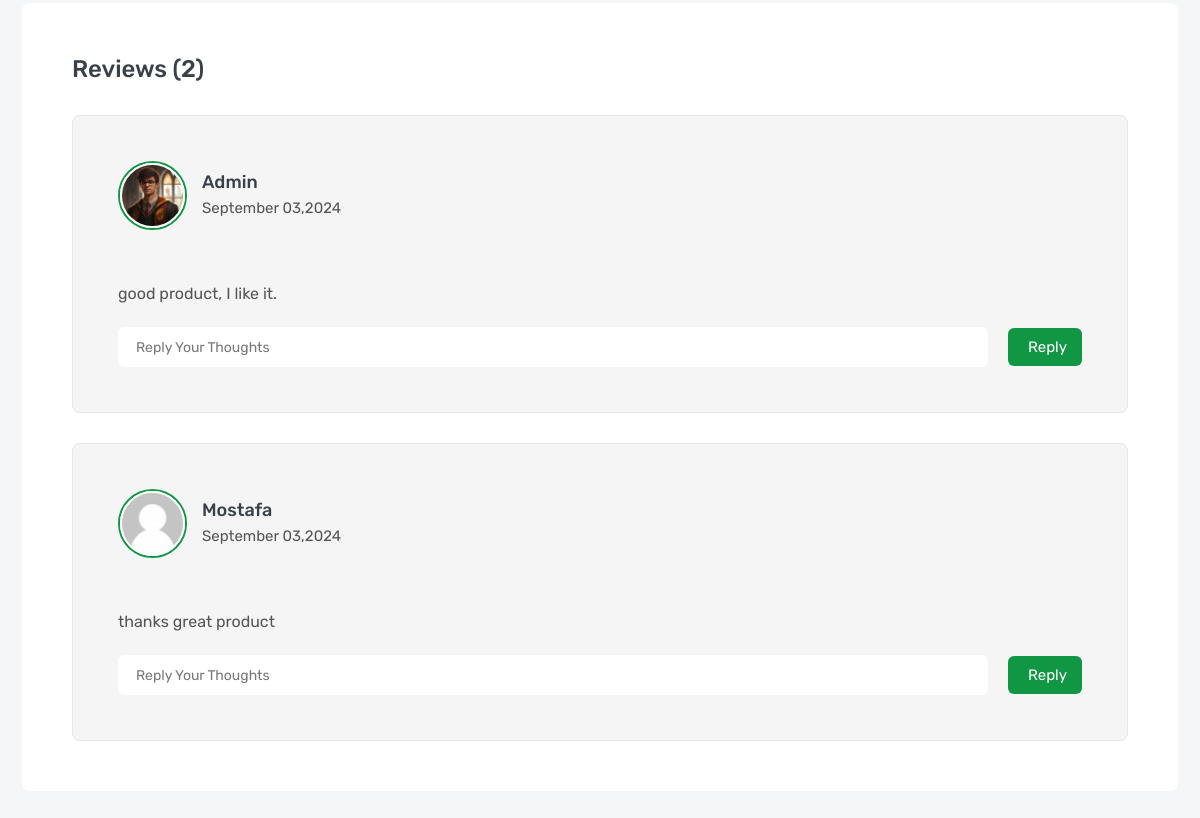
The app's page /products/fresh-carrot (middle part), older data.
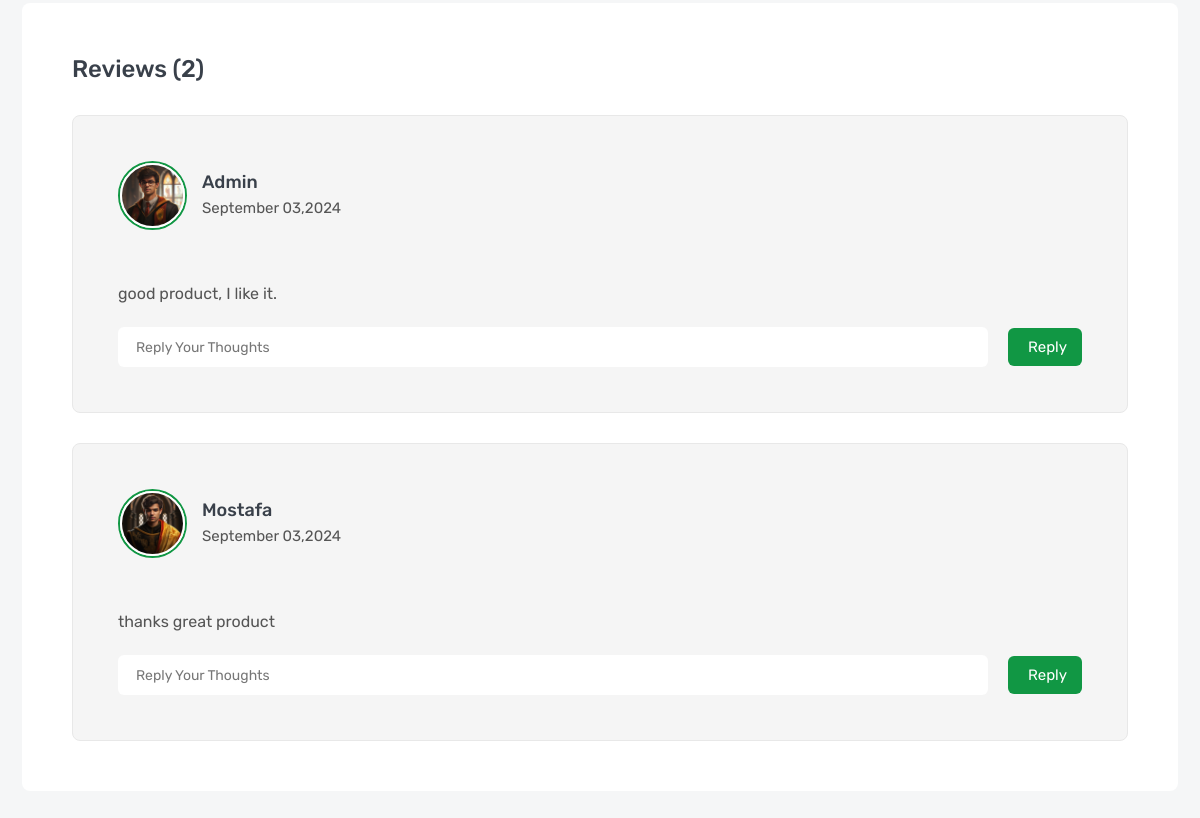
The same page, newer data.
### products/models.py (models this page shows, shortened)
class Review(models.Model):
    user = models.ForeignKey(User,verbose_name=_("User"), related_name='review_author', on_delete=models.SET_NULL, null=True, blank=True)
    product = models.ForeignKey(Product ,verbose_name=_("Product"), related_name='product_review', on_delete=models.CASCADE)
    review = models.TextField(_("Review"), max_length=500)
    rate = models.IntegerField(_("Rate"), validators=[
        MinValueValidator(0),
        MaxValueValidator(5),
        ])
    created_at = models.DateTimeField(_("Created at"), default=timezone.now)

### accounts/models.py (models this page shows, shortened)
class Profile(models.Model):
    user = models.OneToOneField(User, related_name='Profile', on_delete= models.CASCADE)
    image = models.ImageField(upload_to='profile/', null=True, blank=True)
    code = models.CharField(default=generate_code, max_length=8)
    code_used = models.BooleanField(default=False)

### products/views.py (the view)
# urls.py: path('<slug:slug>',ProductDetail.as_view(),name='product_detail'),
class ProductDetail(DetailView):
    model = Product
    def get_context_data(self, **kwargs):
        context = super().get_context_data(**kwargs)
        context["images"] = ProductImages.objects.filter(product=self.get_object())
        context["reviews"] = Review.objects.filter(product=self.get_object())
        context["related"] = Product.objects.filter(category=self.get_object().category)[0:10]
        return context

### products/models.py (called while the page is built)
    def get_queryset(self):
        return ProductQueryset(self.model, using=self._db)

    def __str__(self):
       return self.name

    def __str__(self):
        return self.name

### products/templates/products/product_detail.html (shortened to what this page needs)
{% extends 'base.html' %}
{% load static %}
{% block static %}
    <link rel="stylesheet" href="{% static 'css/product-details.css' %}">
{% endblock static %}
{% block body %}
        <section class="inner-section">
            <div class="container">
                <div class="row">
                    <div class="col-lg-12">
                        <div class="product-details-frame">
                            <h3 class="frame-title">Reviews ({{reviews|length}})</h3>
                            <ul class="review-list">
                                {% for review in reviews %}
                                    <li class="review-item">
                                        <div class="review-media">
                                            <a class="review-avatar" href="#">
                                                {% if review.user.Profile.image %}
                                                    <img src="{{review.user.Profile.image.url}}" alt="review">
                                                {% else %}
                                                    <img src="{% static 'images/user.png' %}" alt="review">
                                                {% endif %}
                                            </a>
                                            <h5 class="review-meta">
                                                <a href="#">{{review.user}}</a>
                                                <span>{{review.created_at|date:"F d,o"}}</span>
                                            </h5>
                                        </div>
                                        <ul class="review-rating">
                                            <li class="icofont-ui-rating"></li>
                                            <li class="icofont-ui-rating"></li>
                                            <li class="icofont-ui-rating"></li>
                                            <li class="icofont-ui-rating"></li>
                                            <li class="icofont-ui-rate-blank"></li>
                                        </ul>
                                        <p class="review-desc">{{review.review}}</p>
                                        <form class="review-reply">
                                            <input type="text" placeholder="reply your thoughts">
                                            <button>reply</button>
                                        </form>
                                    </li>
                                {% endfor %}
                            </ul>
                        </div>
                    </div>
                </div>
            </div>
        </section>
{% endblock body %}

Row changes from the older to the newer data that the page shows:
changed through a linked row, Review "thanks great product": user.Profile.image: picture added; image: picture removed
